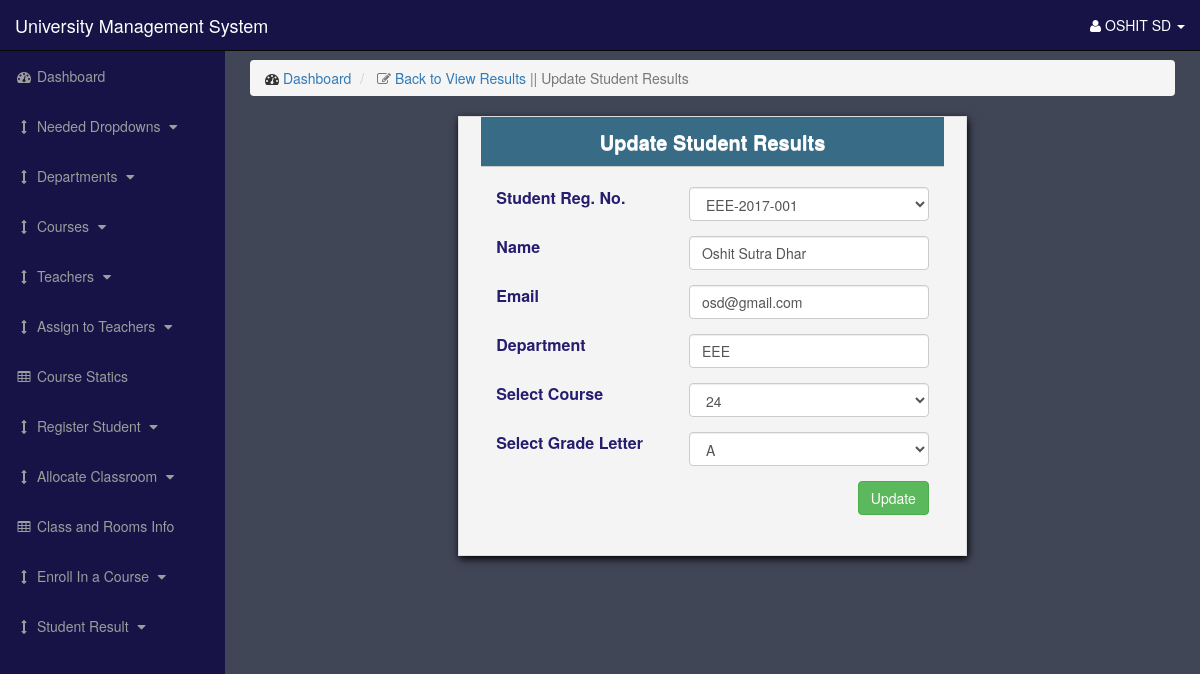
/admin/Views/StudentResults/update.php?id=2 (signed in), run on the app's committed database.
### tables this page shows
CREATE TABLE IF NOT EXISTS `std_results` (
`id` int(11) NOT NULL,
  `std_reg` varchar(255) NOT NULL,
  `name` varchar(255) NOT NULL,
  `email` varchar(255) NOT NULL,
  `department` varchar(300) NOT NULL,
  `course` varchar(300) NOT NULL,
  `grade_letter` varchar(255) NOT NULL,
  `is_delete` int(11) NOT NULL DEFAULT '0',
  `created_at` datetime NOT NULL,
  `updated_at` datetime NOT NULL,
  `deleted_at` datetime NOT NULL
);

CREATE TABLE IF NOT EXISTS `register_stds` (
`id` int(11) NOT NULL,
  `name` varchar(255) NOT NULL,
  `email` varchar(255) NOT NULL,
  `contact` varchar(255) NOT NULL,
  `date` text NOT NULL,
  `address` text NOT NULL,
  `department` varchar(300) NOT NULL,
  `regnum` varchar(255) NOT NULL,
  `is_delete` tinyint(11) NOT NULL DEFAULT '0',
  `created_at` datetime NOT NULL,
  `updated_at` datetime NOT NULL,
  `deleted_at` datetime NOT NULL
);

### admin/Src/StudentResults/StudentResults.php (called while the page is built, shortened)
<?php
class StudentResults extends Dbconnect
{
    public function show($id=''){
        $pdo = $this->pdo;
        $query = "SELECT std_results.id,std_results.std_reg,std_results.name,std_results.email,std_results.department,std_results.course,std_results.grade_letter,register_stds.regnum FROM std_results
                  INNER JOIN register_stds ON std_results.std_reg = register_stds.id where std_results.id=$id";
        $stmt = $pdo->prepare($query);
        $stmt->execute();
        $allData = $stmt->fetch();
        return $allData;
    }
}

### admin/Views/StudentResults/update.php (the view, shortened to what this page needs)
<!DOCTYPE html>
<html lang="en">
<head>
    <link href="../../css/bootstrap.min.css" rel="stylesheet">
    <link href="../../css/sb-admin.css" rel="stylesheet">
    <link href="../../font-awesome/css/font-awesome.min.css" rel="stylesheet" type="text/css">
</head>
<body>
<div id="wrapper">
    <nav class="navbar navbar-inverse navbar-fixed-top header" role="navigation">
        <div class="navbar-header">
            <a class="navbar-brand" href="../../index.php">University Management System</a>
        </div>
        <ul class="nav navbar-right top-nav">
            <li class="dropdown">
                <a href="#" class="dropdown-toggle" data-toggle="dropdown"><i class="fa fa-user"></i>
                    <?php @session_start(); echo $_SESSION['userid']['name']; ?>
                    <b class="caret"></b></a>
            </li>
        </ul>
        <div class="collapse navbar-collapse navbar-ex1-collapse">
            <ul class="nav navbar-nav side-nav">
                <li>
                    <a href="../../index.php"><i class="fa fa-fw fa-dashboard"></i> Dashboard</a>
                </li>
                <li>
                    <a href="javascript:;" data-toggle="collapse" data-target="#demo00"><i class="fa fa-fw fa-arrows-v"></i> Needed Dropdowns <i class="fa fa-fw fa-caret-down"></i></a>
                </li>
                <li>
                    <a href="javascript:;" data-toggle="collapse" data-target="#demo"><i class="fa fa-fw fa-arrows-v"></i> Departments <i class="fa fa-fw fa-caret-down"></i></a>
                </li>
                <li>
                    <a href="javascript:;" data-toggle="collapse" data-target="#demo1"><i class="fa fa-fw fa-arrows-v"></i> Courses <i class="fa fa-fw fa-caret-down"></i></a>
                </li>
                <li>
                    <a href="javascript:;" data-toggle="collapse" data-target="#demo2"><i class="fa fa-fw fa-arrows-v"></i> Teachers <i class="fa fa-fw fa-caret-down"></i></a>
                </li>
                <li>
                    <a href="javascript:;" data-toggle="collapse" data-target="#demo3"><i class="fa fa-fw fa-arrows-v"></i> Assign to Teachers <i class="fa fa-fw fa-caret-down"></i></a>
                </li>
                <li>
                    <a href="../CourseStatic/ViewCourseStatic.php"><i class="fa fa-fw fa-table"></i> Course Statics </a>
                </li>
                <li>
                    <a href="javascript:;" data-toggle="collapse" data-target="#demo5"><i class="fa fa-fw fa-arrows-v"></i> Register Student <i class="fa fa-fw fa-caret-down"></i></a>
                </li>
                <li>
                    <a href="javascript:;" data-toggle="collapse" data-target="#demo6"><i class="fa fa-fw fa-arrows-v"></i> Allocate Classroom <i class="fa fa-fw fa-caret-down"></i></a>
                </li>
                <li>
                    <a href="../ClassAndRoomsInfo/ClassAndRooms.php"><i class="fa fa-fw fa-table"></i> Class and Rooms Info </a>
                </li>
                <li>
                    <a href="javascript:;" data-toggle="collapse" data-target="#demo8"><i class="fa fa-fw fa-arrows-v"></i> Enroll In a Course <i class="fa fa-fw fa-caret-down"></i></a>
                </li>
                <li>
                    <a href="javascript:;" data-toggle="collapse" data-target="#demo9"><i class="fa fa-fw fa-arrows-v"></i> Student Result <i class="fa fa-fw fa-caret-down"></i></a>
                </li>
            </ul>
        </div>
    </nav>
    <div id="page-wrapper">
        <div class="container-fluid">
            <div class="row">
                <div class="col-lg-12">
                    <ol class="breadcrumb">
                        <li>
                            <i class="fa fa-dashboard"></i>  <a href="../../index.php">Dashboard</a>
                        </li>
                        <li class="active">
                            <i class="fa fa-edit"></i> <a href="ViewResults.php">Back to View Results</a> || Update Student Results
                        </li>
                    </ol>
                </div>
            </div>
            <?php
            $obj = new StudentResults();
            $edit = $obj->show($_GET['id']);
            ?>
            <div class="container mainTable">
                <div class="row table">
                    <div class="col-md-12">
                        <div class="form-group row">
                            <label for="code" class="col-sm-12 title">Update Student Results</label>
                        </div>
                        <form method="post" action="edit.php">
                            <div class="form-group row">
                                <label for="reg" class="col-sm-5 col-form-label txt">Student Reg. No.</label>
                                <div class="col-sm-7">
                                    <select class="form-control" name="stdRegs" id="exampleSelect1">
                                        <option value="<?php echo $edit['std_reg']; ?>"> <?php  echo $edit['regnum'];  ?></option>
                                    </select>
                                </div>
                            </div>
                            <div class="form-group row">
                                <label for="name" class="col-sm-5 col-form-label txt">Name</label>
                                <div class="col-sm-7">
                                    <input type="text" name="name" class="form-control" value="<?php  echo $edit['name'];  ?>"
                                    >
                                </div>
                            </div>
                            <div class="form-group row">
                                <label for="creditTake" class="col-sm-5 col-form-label txt">Email</label>
                                <div class="col-sm-7">
                                    <input type="email" name="email" class="form-control"value="<?php  echo $edit['email'];  ?>">
                                </div>
                            </div>
                            <div class="form-group row">
                                <label for="dept" class="col-sm-5 col-form-label txt">Department</label>
                                <div class="col-sm-7">
                                    <input type="text" name="dept" class="form-control" value="<?php  echo $edit['department'];  ?>">
                                </div>
                            </div>
                            <div class="form-group row">
                                <label for="credit" class="col-sm-5 col-form-label txt">Select Course</label>
                                <div class="col-sm-7">
                                    <select class="form-control" name="course" id="exampleSelect1">
                                            <option> <?php  echo $edit['course'];  ?></option>
                                    </select>
                                </div>
                            </div>
                            <div class="form-group row">
                                <label for="credit" class="col-sm-5 col-form-label txt">Select Grade Letter</label>
                                <div class="col-sm-7">
                                    <select class="form-control" name="grade" id="exampleSelect1">
                                            <option> <?php  echo $edit['grade_letter'];  ?></option>
                                    </select>
                                </div>
                            </div>
                            <div class="row">
                                <div class="col-sm-12">
                                    <input type="submit" value="Update" class="btn btn-success saveBtn"  id="">
                                </div>
                            </div><br><br>
                        </form>
                    </div>
                </div>
            </div><br><br><br><br>
        </div>
    </div>
</div>
</body>
</html>

### admin/css/sb-admin.css (style rules this page uses)
body { margin-top: 100px; background-color: #414657; }
@media (min-width:768px) { body { margin-top: 50px; } }
#wrapper { padding-left: 0; }
#page-wrapper { width: 100%; padding: 0; background-color:#414657; }
@media (min-width:768px) { #wrapper { padding-left: 225px; } }
@media (min-width:768px) { #page-wrapper { padding: 10px; } }
.top-nav { padding: 0 15px; }
.header { background-color: #181346; }
.top-nav>li { display: inline-block; float: left; }
.top-nav>li>a { padding-top: 15px; padding-bottom: 15px; line-height: 20px; color: #fff; }
@media (min-width:768px) { .side-nav { position: fixed; top: 51px; left: 225px; width: 225px; margin-left: -225px; border: none; border-radius: 0; overflow-y: auto; background-color: #181346; bottom: 0; overflow-x: hidden; padding-bottom: 40px; } }
@media (min-width:768px) { .side-nav>li>a { width: 225px; } }

### admin/Views/StudentResults/update.php (style rules this page uses)
.mainTable { width: 55%; box-shadow: 1px 3px 8px #000; border: 1px solid #ddd; background-color:#f4f4f4 ; }
.table { margin: auto; width: 97%; border-radius:4px; }
.title { font-size: 20px; text-align: center; height: 50px; line-height: 50px; background-color: #386b86; color: #fff; text-shadow: 0px 1px 0px #eee; border-bottom: 1px solid #ccc; }
.txt { font-size: 16px; font-weight: 600; color: #261d6f; }
.saveBtn { float: right; }

### data on the page
std_results: stdRegs "EEE-2017-001", name "Oshit Sutra Dhar", dept "EEE", course "24", grade "A"

### other printed values
$_SESSION['userid']['name'] "OSHIT SD"
